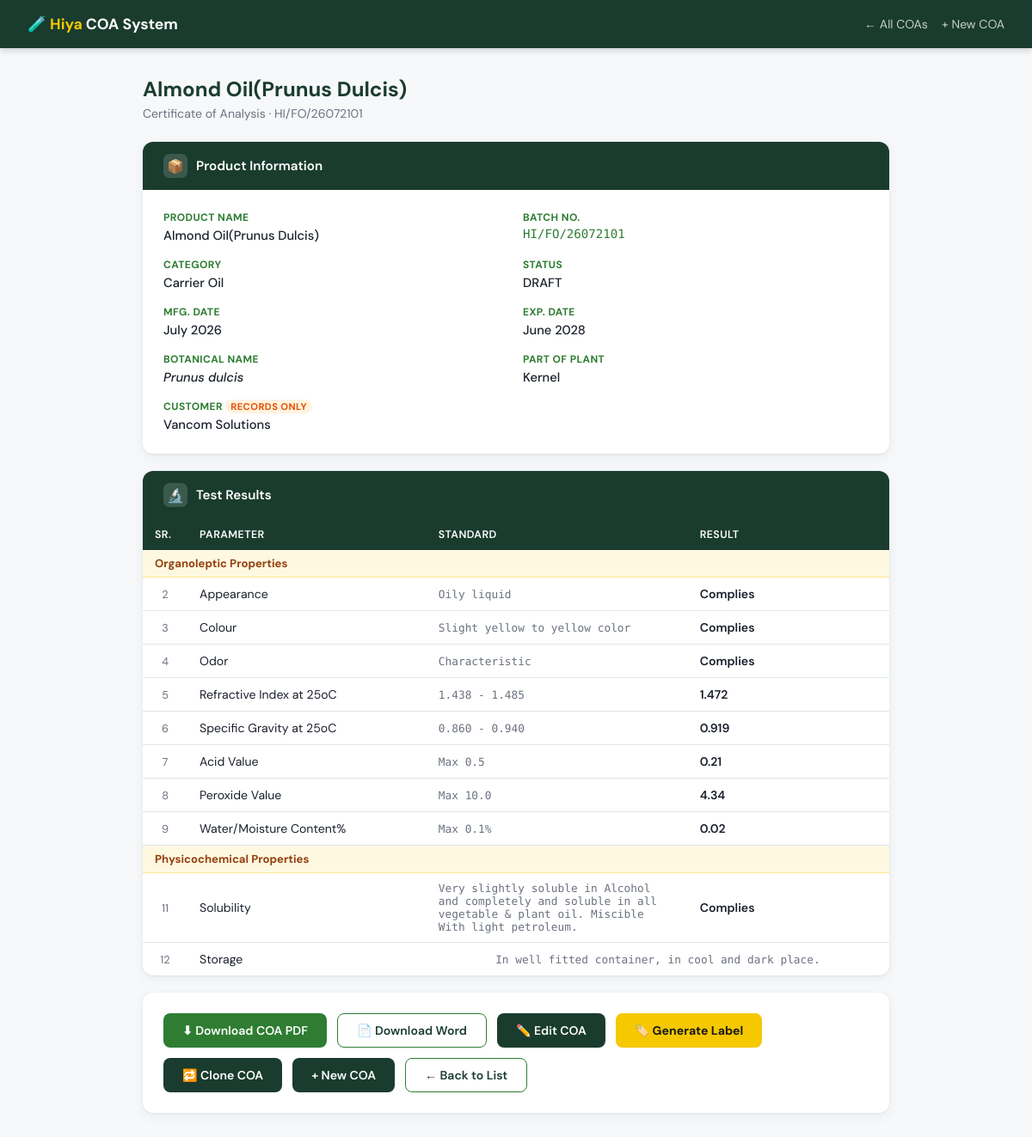
The page /coa/92/ (signed in) on the database its author committed.
### coa/models.py (models this page shows, shortened)
class COA(models.Model):
    def ordered_rows(self, include_untested_params=False):
        results = list(
            self.results.select_related('parameter', 'parameter__group').order_by('position', 'id')
        )
        customs = list(self.custom_fields.all().order_by('order', 'id'))
        rows = []
        seen_groups = set()
        max_pos = -1
        seen_param_ids = set()
        for r in results:
            grp = r.parameter.group
            if grp and grp.id not in seen_groups:
                rows.append({'kind': 'group', 'position': r.position, 'name': grp.name})
                seen_groups.add(grp.id)
            rows.append({'kind': 'param', 'position': r.position, 'parameter': r.parameter, 'result': r})
            seen_param_ids.add(r.parameter_id)
            max_pos = max(max_pos, r.position)
        for cf in customs:
            rows.append({'kind': 'heading' if cf.is_heading else 'custom', 'position': cf.order, 'cf': cf})
            max_pos = max(max_pos, cf.order)
        rows.sort(key=lambda x: x['position'])
        return rows
    product_name   = models.CharField(max_length=200)
    category       = models.ForeignKey(Category, on_delete=models.CASCADE)
    botanical_name = models.CharField(max_length=500, blank=True, null=True)
    plant_part     = models.CharField(max_length=300, blank=True, null=True)
    customer_name  = models.CharField(max_length=300, blank=True, null=True,
                                       help_text="For records only. Not printed on COA.")
    batch_no           = models.CharField(max_length=50, unique=True, blank=True)
    manufacturing_date = models.DateField(default=date.today)
    expiry_date        = models.DateField(blank=True, null=True)
    status     = models.CharField(max_length=20, choices=STATUS_CHOICES, default='DRAFT')
    created_at = models.DateTimeField(auto_now_add=True, db_index=True)
    created_by = models.ForeignKey('auth.User', on_delete=models.SET_NULL,
                                    null=True, blank=True, related_name='coas_created',
                                    help_text='User who created this COA. Not printed on COA.')

class Category(models.Model):
    name = models.CharField(max_length=500)
    code = models.CharField(max_length=10, blank=True,
        help_text="Short code used in Batch No. e.g. FO, EO, OS")

class COACustomField(models.Model):
    coa           = models.ForeignKey(COA, on_delete=models.CASCADE, related_name="custom_fields")
    field_name    = models.CharField(max_length=200)
    specification = models.CharField(max_length=300, blank=True, null=True)
    result        = models.CharField(max_length=300, blank=True, null=True)
    reference     = models.CharField(max_length=300, blank=True, null=True,
                                      help_text="Reference column — shown only for Dry Extract COAs")
    order         = models.IntegerField(default=0)
    is_heading    = models.BooleanField(default=False,
                        help_text="If True, renders as a bold section heading row in the COA table")
    class Meta:
        ordering = ['order']

class TestParameter(models.Model):
    category      = models.ForeignKey(Category, on_delete=models.CASCADE, related_name="parameters")
    group         = models.ForeignKey(TestGroup, on_delete=models.CASCADE,
                                       null=True, blank=True, related_name="parameters")
    name          = models.CharField(max_length=200)
    specification = models.CharField(max_length=300, blank=True, null=True)
    order         = models.IntegerField(default=0)
    class Meta:
        ordering = ['order']

class COAResult(models.Model):
    coa               = models.ForeignKey(COA, on_delete=models.CASCADE, related_name="results")
    parameter         = models.ForeignKey(TestParameter, on_delete=models.CASCADE)
    result            = models.CharField(max_length=300, blank=True, null=True)
    reference         = models.CharField(max_length=300, blank=True, null=True,
                                          help_text="Reference column — shown only for Dry Extract COAs")
    standard_override = models.CharField(max_length=300, blank=True, null=True)
    position          = models.IntegerField(default=0,
                                             help_text="Row order on the printed COA, shared with COACustomField.order "
                                                        "so custom fields/headings can be interleaved with parameters.")
    class Meta:
        ordering = ['position', 'id']

### coa/views.py (the view)
# urls.py: path('<int:coa_id>/',                 views.coa_detail,         name='coa_detail'),
@login_required
def coa_detail(request, coa_id):
    coa          = get_object_or_404(COA, id=coa_id)
    ordered_rows = coa.ordered_rows()
    return render(request, 'coa/coa_detail.html', {
        'coa':          coa,
        'ordered_rows': ordered_rows,
    })

### coa/templates/coa/coa_detail.html (shortened to what this page needs)
<!DOCTYPE html>
<html>
<head>
</head>
<body>
<nav class="navbar">
    <div class="navbar-brand">🧪 <span>Hiya</span> COA System</div>
    <div class="nav-links">
        <a href="{% url 'coa_list' %}" class="nav-link">← All COAs</a>
        <a href="{% url 'create_coa' %}" class="nav-link">+ New COA</a>
    </div>
</nav>
<div class="page-wrapper">
    <div class="page-header">
        <h1>{{ coa.product_name }}</h1>
        <p>Certificate of Analysis · {{ coa.batch_no }}</p>
    </div>
    <div class="card">
        <div class="card-header"><div class="icon">📦</div><h2>Product Information</h2></div>
        <div class="card-body">
            <div class="info-grid">
                <div class="info-item"><div class="label">Product Name</div><div class="value">{{ coa.product_name }}</div></div>
                <div class="info-item"><div class="label">Batch No.</div><div class="value mono">{{ coa.batch_no }}</div></div>
                <div class="info-item"><div class="label">Category</div><div class="value">{{ coa.category.name }}</div></div>
                <div class="info-item"><div class="label">Status</div><div class="value">{{ coa.status }}</div></div>
                <div class="info-item"><div class="label">Mfg. Date</div><div class="value">{{ coa.manufacturing_date|date:"F Y" }}</div></div>
                <div class="info-item"><div class="label">Exp. Date</div><div class="value">{{ coa.expiry_date|date:"F Y" }}</div></div>
                {% if coa.botanical_name %}<div class="info-item"><div class="label">Botanical Name</div><div class="value" style="font-style:italic;">{{ coa.botanical_name }}</div></div>{% endif %}
                {% if coa.plant_part %}<div class="info-item"><div class="label">Part of Plant</div><div class="value">{{ coa.plant_part }}</div></div>{% endif %}
                {% if coa.customer_name %}<div class="info-item"><div class="label">Customer <span style="font-size:0.7rem;background:#fff3e0;color:#e65100;padding:1px 6px;border-radius:8px;font-style:normal;">Records only</span></div><div class="value">{{ coa.customer_name }}</div></div>{% endif %}
            </div>
        </div>
    </div>
    <div class="card">
        <div class="card-header"><div class="icon">🔬</div><h2>Test Results</h2></div>
        <div class="card-body" style="padding:0;">
            <table class="results-table">
                <thead>
                    <tr>
                        <th style="width:6%;">Sr.</th>
                        <th style="width:32%;">Parameter</th>
                        <th style="width:35%;">Standard</th>
                        <th style="width:27%;">Result</th>
                    </tr>
                </thead>
                <tbody>
                    {% for row in ordered_rows %}
                        {% if row.kind == 'group' %}
                        <tr class="group-row"><td colspan="4">{{ row.name }}</td></tr>
                        {% elif row.kind == 'heading' %}
                        <tr class="custom-group-row"><td colspan="4">{{ row.cf.field_name }}</td></tr>
                        {% elif row.kind == 'param' and row.result %}
                        <tr>
                            <td class="sr-no">{{ forloop.counter }}</td>
                            <td>{{ row.parameter.name }}</td>
                            {% if row.result.result %}
                            <td class="spec-val">{% if row.result.standard_override %}{{ row.result.standard_override }}{% elif row.parameter.specification %}{{ row.parameter.specification }}{% else %}—{% endif %}</td>
                            <td class="result-val">{{ row.result.result }}</td>
                            {% else %}
                            <td class="spec-val" colspan="2" style="text-align:center;">{% if row.result.standard_override %}{{ row.result.standard_override }}{% elif row.parameter.specification %}{{ row.parameter.specification }}{% else %}—{% endif %}</td>
                            {% endif %}
                        </tr>
                        {% elif row.kind == 'custom' %}
                        <tr>
                            <td class="sr-no">{{ forloop.counter }}</td>
                            <td>{{ row.cf.field_name }}</td>
                            {% if row.cf.result %}
                            <td class="spec-val">{% if row.cf.specification %}{{ row.cf.specification }}{% else %}—{% endif %}</td>
                            <td class="result-val">{{ row.cf.result }}</td>
                            {% else %}
                            <td class="spec-val" colspan="2" style="text-align:center;">{% if row.cf.specification %}{{ row.cf.specification }}{% else %}—{% endif %}</td>
                            {% endif %}
                        </tr>
                        {% endif %}
                    {% endfor %}
                </tbody>
            </table>
        </div>
    </div>
    <div class="card">
        <div class="card-body">
            <div class="actions">
                <a href="{% url 'download_coa_pdf' coa.id %}" class="btn btn-primary">⬇ Download COA PDF</a>
                <a href="{% url 'download_coa_word' coa.id %}" class="btn btn-outline">📄 Download Word</a>
                <a href="{% url 'edit_coa' coa.id %}" class="btn btn-secondary">✏️ Edit COA</a>
                <a href="{% url 'generate_label' coa.id %}" class="btn btn-gold">🏷️ Generate Label</a>
                <a href="{% url 'clone_coa' coa.id %}" class="btn btn-secondary">🔁 Clone COA</a>
                <a href="{% url 'create_coa' %}" class="btn btn-secondary">+ New COA</a>
                <a href="{% url 'coa_list' %}" class="btn btn-outline">← Back to List</a>
            </div>
        </div>
    </div>
</div>
</body>
</html>

### coa/templates/coa/coa_detail.html (style rules this page uses)
:root { --green-dark: #1a3c2e; --green-mid: #2e7d32; --green-light: #e8f5e9; --gold: #f5c800; --border: #e0e6ed; --bg: #f6f8fa; --muted: #6b7280; --shadow: 0 1px 3px rgba(0,0,0,0.07), 0 4px 16px rgba(0,0,0,0.05); }
* { box-sizing: border-box; margin: 0; padding: 0; }
body { font-family: 'DM Sans', sans-serif; background: var(--bg); color: #1a202c; }
.navbar { background: var(--green-dark); padding: 0 32px; display: flex; align-items: center; justify-content: space-between; height: 56px; box-shadow: 0 2px 8px rgba(0,0,0,0.2); }
.navbar-brand { font-size: 1.1rem; font-weight: 700; color: #fff; }
.navbar-brand span { color: var(--gold); }
.nav-links { display: flex; gap: 16px; }
.nav-link { color: rgba(255,255,255,0.75); text-decoration: none; font-size: 0.88rem; }
.page-wrapper { max-width: 900px; margin: 0 auto; padding: 32px 16px 60px; }
.page-header { margin-bottom: 24px; }
.page-header h1 { font-size: 1.5rem; font-weight: 700; color: var(--green-dark); }
.page-header p { color: var(--muted); font-size: 0.88rem; margin-top: 4px; }
.card { background: #fff; border-radius: 12px; box-shadow: var(--shadow); margin-bottom: 20px; overflow: hidden; }
.card-header { background: var(--green-dark); color: white; padding: 14px 24px; display: flex; align-items: center; gap: 10px; }
.card-header .icon { width: 28px; height: 28px; background: rgba(255,255,255,0.15); border-radius: 7px; display: flex; align-items: center; justify-content: center; }
.card-header h2 { font-size: 0.95rem; font-weight: 600; }
.card-body { padding: 24px; }
.info-grid { display: grid; grid-template-columns: 1fr 1fr; gap: 16px; }
.info-item .label { font-size: 0.75rem; font-weight: 700; color: var(--green-mid); text-transform: uppercase; letter-spacing: 0.4px; margin-bottom: 3px; }
.info-item .value { font-size: 0.92rem; font-weight: 500; }
.info-item .value.mono { font-family: 'DM Mono', monospace; font-size: 0.88rem; color: var(--green-mid); }
.results-table { width: 100%; border-collapse: collapse; font-size: 0.88rem; }
.results-table th { background: var(--green-dark); color: white; text-align: left; padding: 10px 14px; font-size: 0.78rem; font-weight: 600; text-transform: uppercase; letter-spacing: 0.4px; }
.results-table td { padding: 10px 14px; border-bottom: 1px solid var(--border); vertical-align: middle; }
.results-table tbody tr:last-child td { border-bottom: none; }
.custom-group-row td { background: #fff8e1; color: #92400e; font-weight: 700; font-size: 0.82rem; padding: 7px 14px; border-bottom: 1px solid #fde68a; }
.sr-no { color: var(--muted); font-size: 0.8rem; text-align: center; }
.spec-val { font-family: 'DM Mono', monospace; font-size: 0.8rem; color: var(--muted); }
.result-val { font-weight: 600; }
.actions { display: flex; gap: 12px; flex-wrap: wrap; }
.btn { display: inline-flex; align-items: center; gap: 7px; padding: 10px 22px; border-radius: 8px; font-family: 'DM Sans', sans-serif; font-size: 0.88rem; font-weight: 600; text-decoration: none; border: none; cursor: pointer; transition: opacity 0.2s, transform 0.15s; }
.btn-primary { background: var(--green-mid); color: white; }
.btn-secondary { background: var(--green-dark); color: white; }
.btn-outline { background: white; color: var(--green-dark); border: 1.5px solid var(--green-mid); }
.btn-gold { background: var(--gold); color: #1a1a1a; font-weight: 700; }

### rows shown on the page
COA: product_name "Almond Oil(Prunus Dulcis)", batch_no "HI/FO/26072101", category.name "Carrier Oil", status "DRAFT", manufacturing_date "July 2026", expiry_date "June 2028", botanical_name "Prunus dulcis", plant_part "Kernel", customer_name "Vancom Solutions"
COACustomField: cf.field_name "Organoleptic Properties"
TestParameter: parameter.name "Appearance", result.standard_override "Oily liquid", result.result "Complies"
TestParameter: parameter.name "Colour", result.standard_override "Slight yellow to yellow color", result.result "Complies"
TestParameter: parameter.name "Odor", result.standard_override "Characteristic", result.result "Complies"
TestParameter: parameter.name "Refractive Index at 25oC", result.standard_override "1.438 - 1.485", result.result "1.472"
TestParameter: parameter.name "Specific Gravity at 25oC", result.standard_override "0.860 - 0.940", result.result "0.919"
TestParameter: parameter.name "Acid Value", result.standard_override "Max 0.5", result.result "0.21"
TestParameter: parameter.name "Peroxide Value", result.standard_override "Max 10.0", result.result "4.34"
TestParameter: parameter.name "Water/Moisture Content%", result.standard_override "Max 0.1%", result.result "0.02"
COACustomField: cf.field_name "Physicochemical Properties"
TestParameter: parameter.name "Solubility", result.standard_override "Very slightly soluble in Alcohol and completely and soluble in all vegetable & plant oil. Miscible With light petroleum.", result.result "Complies"
COACustomField: cf.field_name "Storage", cf.specification "In well fitted container, in cool and dark place."
